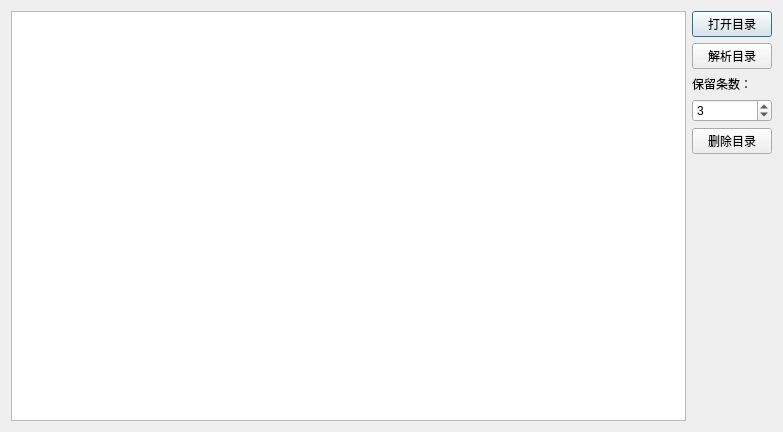
<?xml version="1.0" encoding="UTF-8"?>
<ui version="4.0">
 <class>HistoryDIrToolClass</class>
 <widget class="QDialog" name="HistoryDIrToolClass">
  <property name="geometry">
   <rect>
    <x>0</x>
    <y>0</y>
    <width>783</width>
    <height>432</height>
   </rect>
  </property>
  <property name="windowTitle">
   <string>HistoryDIrTool</string>
  </property>
  <property name="windowIcon">
   <iconset resource="HistoryDIrTool.qrc">
    <normaloff>:/HistoryDIrTool/Resources/tools.ico</normaloff>:/HistoryDIrTool/Resources/tools.ico</iconset>
  </property>
  <layout class="QGridLayout" name="gridLayout">
   <item row="0" column="0" rowspan="2">
    <widget class="QTextEdit" name="textLog"/>
   </item>
   <item row="0" column="1">
    <layout class="QVBoxLayout" name="verticalLayout">
     <item>
      <widget class="QPushButton" name="btnOpenPath">
       <property name="text">
        <string>打开目录</string>
       </property>
      </widget>
     </item>
     <item>
      <widget class="QPushButton" name="btnParse">
       <property name="text">
        <string>解析目录</string>
       </property>
      </widget>
     </item>
     <item>
      <widget class="QLabel" name="labelDelCount">
       <property name="text">
        <string>保留条数：</string>
       </property>
      </widget>
     </item>
     <item>
      <widget class="QSpinBox" name="spinBoxDelCount">
       <property name="minimum">
        <number>1</number>
       </property>
       <property name="value">
        <number>3</number>
       </property>
      </widget>
     </item>
     <item>
      <widget class="QPushButton" name="btnDel">
       <property name="text">
        <string>删除目录</string>
       </property>
      </widget>
     </item>
    </layout>
   </item>
   <item row="1" column="1">
    <spacer name="verticalSpacer">
     <property name="orientation">
      <enum>Qt::Vertical</enum>
     </property>
     <property name="sizeHint" stdset="0">
      <size>
       <width>20</width>
       <height>40</height>
      </size>
     </property>
    </spacer>
   </item>
  </layout>
 </widget>
 <layoutdefault spacing="6" margin="11"/>
 <resources>
  <include location="HistoryDIrTool.qrc"/>
 </resources>
 <connections>
  <connection>
   <sender>btnOpenPath</sender>
   <signal>clicked()</signal>
   <receiver>HistoryDIrToolClass</receiver>
   <slot>openDirPath()</slot>
   <hints>
    <hint type="sourcelabel">
     <x>105</x>
     <y>81</y>
    </hint>
    <hint type="destinationlabel">
     <x>168</x>
     <y>35</y>
    </hint>
   </hints>
  </connection>
  <connection>
   <sender>btnParse</sender>
   <signal>clicked()</signal>
   <receiver>HistoryDIrToolClass</receiver>
   <slot>dirParse()</slot>
   <hints>
    <hint type="sourcelabel">
     <x>171</x>
     <y>342</y>
    </hint>
    <hint type="destinationlabel">
     <x>226</x>
     <y>335</y>
    </hint>
   </hints>
  </connection>
  <connection>
   <sender>btnDel</sender>
   <signal>clicked()</signal>
   <receiver>HistoryDIrToolClass</receiver>
   <slot>delDir()</slot>
   <hints>
    <hint type="sourcelabel">
     <x>426</x>
     <y>342</y>
    </hint>
    <hint type="destinationlabel">
     <x>505</x>
     <y>345</y>
    </hint>
   </hints>
  </connection>
 </connections>
 <slots>
  <slot>openDirPath()</slot>
  <slot>dirParse()</slot>
  <slot>delDir()</slot>
 </slots>
</ui>
